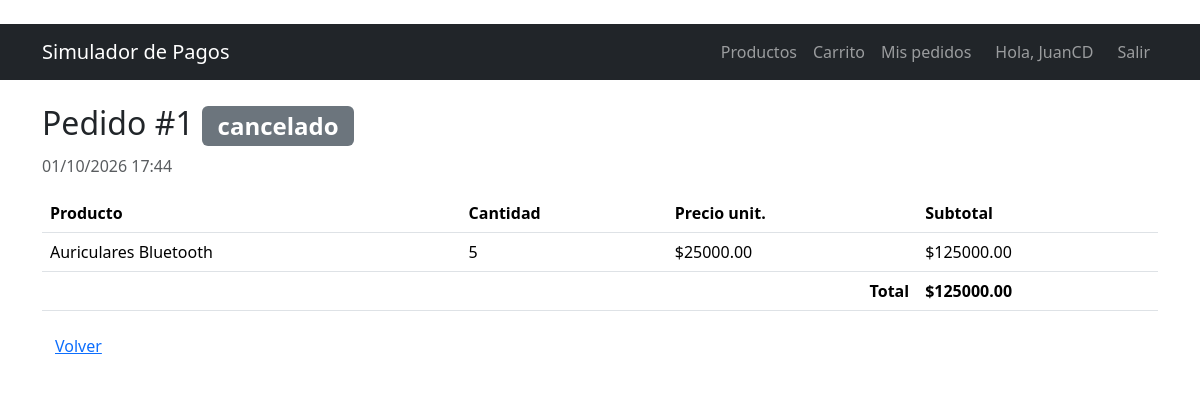
Screenshot of /pedidos/1 (signed in) with the database file from the repository.
### app/models.py (models this page shows, shortened)
class Usuario(UserMixin, db.Model):
    __tablename__ = "usuarios"
    id = db.Column(db.Integer, primary_key=True)
    nombre = db.Column(db.String(80), nullable=False)
    email = db.Column(db.String(120), unique=True, nullable=False, index=True)
    password_hash = db.Column(db.String(256), nullable=False)
    fecha_registro = db.Column(db.DateTime, default=datetime.utcnow)
    pedidos = db.relationship("Pedido", back_populates="usuario", lazy=True)

class Pedido(db.Model):
    __tablename__ = "pedidos"
    id = db.Column(db.Integer, primary_key=True)
    usuario_id = db.Column(db.Integer, db.ForeignKey("usuarios.id"), nullable=False)
    fecha = db.Column(db.DateTime, default=datetime.utcnow)
    total = db.Column(db.Numeric(10, 2), nullable=False, default=0)
    estado = db.Column(db.String(20), nullable=False, default="pendiente")
    usuario = db.relationship("Usuario", back_populates="pedidos")
    items = db.relationship(
        "ItemPedido", back_populates="pedido", cascade="all, delete-orphan", lazy=True
    )
    pagos = db.relationship(
        "Pago", back_populates="pedido", cascade="all, delete-orphan", lazy=True
    )

class ItemPedido(db.Model):
    __tablename__ = "items_pedido"
    id = db.Column(db.Integer, primary_key=True)
    pedido_id = db.Column(db.Integer, db.ForeignKey("pedidos.id"), nullable=False)
    producto_id = db.Column(db.Integer, db.ForeignKey("productos.id"), nullable=False)
    cantidad = db.Column(db.Integer, nullable=False, default=1)
    precio_unitario = db.Column(db.Numeric(10, 2), nullable=False)  # precio al comprar
    pedido = db.relationship("Pedido", back_populates="items")
    producto = db.relationship("Producto", back_populates="items")
    def subtotal(self):
        return self.precio_unitario * self.cantidad

class Producto(db.Model):
    __tablename__ = "productos"
    id = db.Column(db.Integer, primary_key=True)
    nombre = db.Column(db.String(100), nullable=False)
    descripcion = db.Column(db.Text)
    precio = db.Column(db.Numeric(10, 2), nullable=False)
    stock = db.Column(db.Integer, nullable=False, default=0)
    items = db.relationship("ItemPedido", back_populates="producto", lazy=True)

### app/routes/orders.py (the view)
@orders_bp.route("/pedidos/<int:id>")
@login_required
def detalle(id):
    pedido = db.get_or_404(Pedido, id)
    if pedido.usuario_id != current_user.id:
        abort(403)
    return render_template("pedido_detalle.html", pedido=pedido, form=AccionForm())

### app/models.py (called while the page is built)
@login_manager.user_loader
def cargar_usuario(user_id):
    return db.session.get(Usuario, int(user_id))

### app/templates/pedido_detalle.html (shortened to what this page needs)
﻿{% extends "base.html" %}
{% block content %}
<h2>Pedido #{{ pedido.id }} <span class="badge text-bg-secondary">{{ pedido.estado }}</span></h2>
<p class="text-muted">{{ pedido.fecha.strftime("%d/%m/%Y %H:%M") }}</p>
<table class="table">
    <thead><tr><th>Producto</th><th>Cantidad</th><th>Precio unit.</th><th>Subtotal</th></tr></thead>
    <tbody>
    {% for it in pedido.items %}
        <tr>
            <td>{{ it.producto.nombre }}</td>
            <td>{{ it.cantidad }}</td>
            <td>${{ "%.2f"|format(it.precio_unitario) }}</td>
            <td>${{ "%.2f"|format(it.subtotal()) }}</td>
        </tr>
    {% endfor %}
    </tbody>
    <tfoot><tr><th colspan="3" class="text-end">Total</th><th>${{ "%.2f"|format(pedido.total) }}</th></tr></tfoot>
</table>
<a href="{{ url_for('orders.listar') }}" class="btn btn-link">Volver</a>
{% endblock %}

### app/templates/base.html (shortened to what this page needs)
﻿<!DOCTYPE html>
<html lang="es">
<head>
    <link href="https://cdn.jsdelivr.net/npm/bootstrap@5.3.3/dist/css/bootstrap.min.css" rel="stylesheet">
</head>
<body>
<nav class="navbar navbar-expand navbar-dark bg-dark mb-4">
    <div class="container">
        <a class="navbar-brand" href="{{ url_for('index') }}">Simulador de Pagos</a>
        <div class="navbar-nav ms-auto">
            <a class="nav-link" href="{{ url_for('products.listar') }}">Productos</a>
            {% if current_user.is_authenticated %}
                <a class="nav-link" href="{{ url_for('orders.carrito') }}">Carrito</a>
                <a class="nav-link" href="{{ url_for('orders.listar') }}">Mis pedidos</a>
                <span class="navbar-text mx-3">Hola, {{ current_user.nombre }}</span>
                <a class="nav-link" href="{{ url_for('auth.logout') }}">Salir</a>
            {% else %}
                <a class="nav-link" href="{{ url_for('auth.login') }}">Ingresar</a>
                <a class="nav-link" href="{{ url_for('auth.registro') }}">Registrarse</a>
            {% endif %}
        </div>
    </div>
</nav>
<div class="container">
    {% block content %}{% endblock %}
</div>
</body>
</html>

### rows the page displays
Usuario: nombre "JuanCD"
Pedido: id "1", estado "cancelado", fecha "01/10/2026 17:44", total "125000.00"
ItemPedido: producto.nombre "Auriculares Bluetooth", cantidad "5", precio_unitario "25000.00", subtotal "125000.00"
